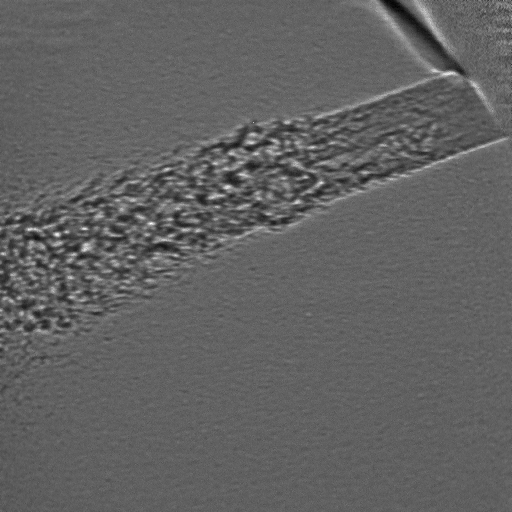
#> input picture Old Group's Code/images/Ratio000150.tif, 512 x 512 px
$ python -i iterativeGrowth.py   (imports and definitions only)
#> lines starting #> are read from the running program, lines starting #| are printed output that depends on the picture; after the words box and inside, x2 and y2 are one past the last pixel; in counts of white or black regions, pixels touching at a corner belong together
#> further down, picture is the input picture: shape (512, 512); min 0, max 255, mean 97.9
import sklearn
import numpy as np
import matplotlib.pyplot as plt
import pandas as pd
import cv2
from Shape import Shape, NestedShapes
from normalizeImages import Normalize

def getContours(image_binarized, image):
	'''
	Draw contours onto images
	'''
	image_binarized = np.array(image_binarized).astype('uint8') #adjustment

	contours, hierarchy = cv2.findContours(cv2.bitwise_not(image_binarized), cv2.RETR_TREE, cv2.CHAIN_APPROX_SIMPLE) #default: cv2.CHAIN_APPROX_SIMPLE
	#shapes_image = np.copy(image) #adjustment
	shapes_image = np.array(image).astype('uint8') #adjustment

	#change back to RGB for easier visualization
	shapes_image = cv2.cvtColor(shapes_image, cv2.COLOR_GRAY2RGB)
	shapes_image = cv2.drawContours(shapes_image, contours, -1, (255,0,0), 1)
	return shapes_image, contours, hierarchy

def multiThresholding(image, absoluteThreshold = None, excludePixels = None):
	Z = image.reshape((-1,1))
	Z = np.float32(Z)

	#excludesPixels from k-means thresholding
	if excludePixels != None:
		Z[Z == excludePixels] = 255

	grayThresh,binary = cv2.threshold(image,absoluteThreshold,255,cv2.THRESH_BINARY)
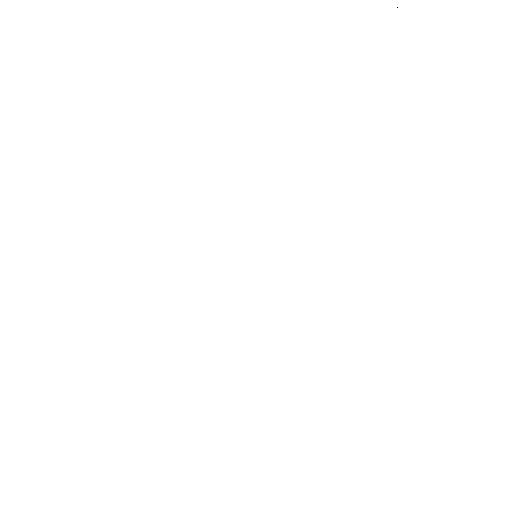
#> binary: shape (512, 512); 100% white; black in thin lines or dots, all inside (x1, y1, x2, y2) = (397, 7, 398, 8)
#> grayThresh = 0
	print(absoluteThreshold)

	contourImage, contours, hierarchy = getContours(binary, image)
#> in getContours, `contours, hierarchy = cv2.findContours(cv2.bitwise_not(image_binarized..`: contours = [[[397, 7]]]
#> in getContours, `shapes_image = cv2.drawContours(shapes_image, contours, -1, (255,0,0),..`: shapes_image: shape (512, 512, 3); under 0.01% of pixels changed, all inside (x1, y1, x2, y2) = (397, 7, 398, 8)
#> contours = [[[397, 7]]]
	return binary, contours, contourImage, hierarchy

# [159 lines left out: functions iterativeThresholding, createFilterFrame, createClassifierDataFrame, findNestedContours, iterativeGrowthThresholder, not called in this run]

>>> import cv2
>>> picture = cv2.imread("../../Old Group's Code/images/Ratio000150.tif", cv2.IMREAD_GRAYSCALE)
>>> result = multiThresholding(picture)
